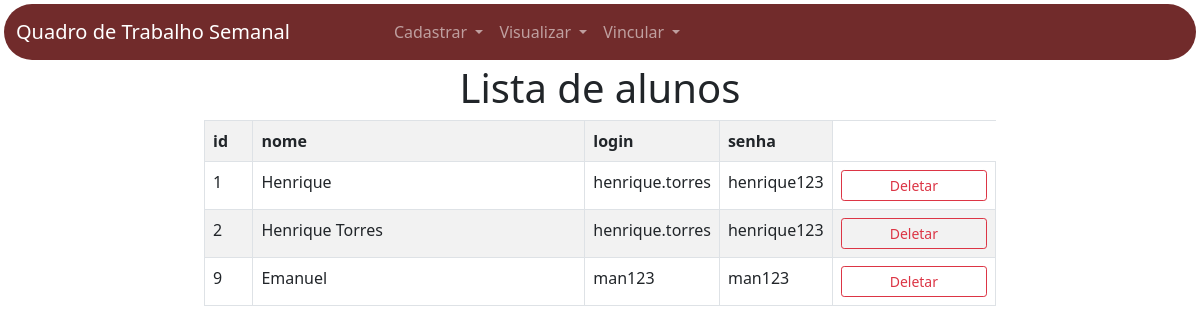
Page /listar_alunos/ on the earlier database version.
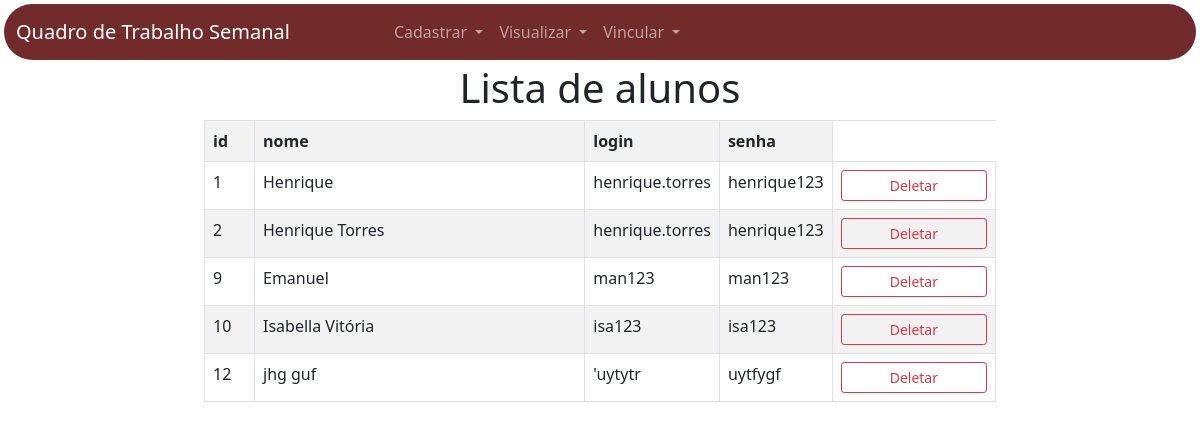
Same page on the later database version.
### app_qts/models.py (models this page shows)
class Aluno(models.Model): #herda da classe models.Model
    id_aluno = models.AutoField(primary_key=True)
    nome = models.TextField(max_length=255)
    login = models.TextField(max_length=50, default="sem login")
    senha = models.TextField(max_length=50, default="sem senha")

### app_qts/views.py (the view)
# urls.py: path('listar_alunos/',views.listar_alunos,name='listar_alunos'),
def listar_alunos(request):
    alunos = { # cria um dicionário de alunos
        'alunos': Aluno.objects.all() # pega todos os objetos da classe Aluno
    }
    return render(request,'qts/listagem/alunos.html/',alunos)

### app_qts/templates/qts/listagem/alunos.html
{% extends 'qts/base.html' %}
{% block conteudo %}
<div class="row text-center">
    <h1>Lista de alunos</h1>
</div>
<div class="row">
    <div class="col"></div>
    <div class="col-8 justify-content-center">
        <table class="table table-bordered table-striped">
            <tr>
                <th class="col-1">id</th>
                <th class="col-9">nome</th>
                <th>login</th>
                <th>senha</th>
            </tr>
            {% for aluno in alunos %}
            <tr>
                <td>{{aluno.id_aluno}}</td>
                <td>{{aluno.nome}}</td>
                <td> {{aluno.login}} </td>
                <td> {{aluno.senha}} </td>
                <td>
                    {% if aluno.id_aluno %}
                    <a href=" {% url 'deletar_alunos' aluno.id_aluno %} " class="btn btn-outline-danger btn-sm px-5">Deletar</a>
                    {% endif %}
                </td>
            </tr>
            {% endfor %}
        </table>
    </div>
    <div class="col"></div>
</div>
{% endblock %}

Differences in the rows shown:
added Aluno: id_aluno "10", nome "Isabella Vitória", login "isa123", senha "isa123", shows "Deletar"
added Aluno: id_aluno "12", nome "jhg guf", login "'uytytr", senha "uytfygf", shows "Deletar"
